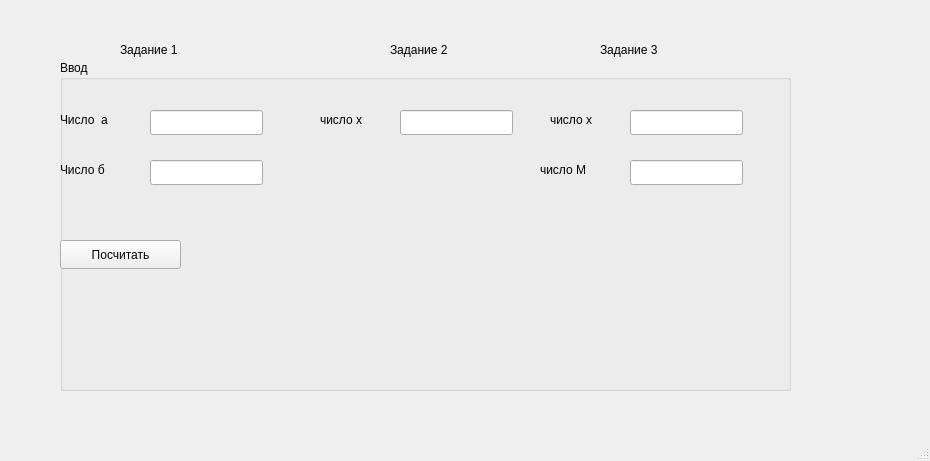
<?xml version="1.0" encoding="UTF-8"?>
<ui version="4.0">
 <class>MainWindow</class>
 <widget class="QMainWindow" name="MainWindow">
  <property name="geometry">
   <rect>
    <x>0</x>
    <y>0</y>
    <width>930</width>
    <height>461</height>
   </rect>
  </property>
  <property name="windowTitle">
   <string>MainWindow</string>
  </property>
  <widget class="QWidget" name="centralwidget">
   <widget class="QGroupBox" name="groupBox">
    <property name="geometry">
     <rect>
      <x>60</x>
      <y>60</y>
      <width>731</width>
      <height>331</height>
     </rect>
    </property>
    <property name="title">
     <string>Ввод</string>
    </property>
    <widget class="QLabel" name="label">
     <property name="geometry">
      <rect>
       <x>0</x>
       <y>50</y>
       <width>63</width>
       <height>20</height>
      </rect>
     </property>
     <property name="text">
      <string>Число  а</string>
     </property>
    </widget>
    <widget class="QLabel" name="label_2">
     <property name="geometry">
      <rect>
       <x>0</x>
       <y>100</y>
       <width>63</width>
       <height>20</height>
      </rect>
     </property>
     <property name="text">
      <string>Число б</string>
     </property>
    </widget>
    <widget class="QPushButton" name="pushButton">
     <property name="geometry">
      <rect>
       <x>0</x>
       <y>180</y>
       <width>121</width>
       <height>29</height>
      </rect>
     </property>
     <property name="text">
      <string>Посчитать</string>
     </property>
    </widget>
    <widget class="QLabel" name="OTVET">
     <property name="geometry">
      <rect>
       <x>0</x>
       <y>230</y>
       <width>63</width>
       <height>20</height>
      </rect>
     </property>
     <property name="text">
      <string/>
     </property>
    </widget>
    <widget class="QLineEdit" name="login">
     <property name="geometry">
      <rect>
       <x>90</x>
       <y>50</y>
       <width>113</width>
       <height>25</height>
      </rect>
     </property>
    </widget>
    <widget class="QLineEdit" name="pass">
     <property name="geometry">
      <rect>
       <x>90</x>
       <y>100</y>
       <width>113</width>
       <height>25</height>
      </rect>
     </property>
    </widget>
    <widget class="QLabel" name="OTVET_2">
     <property name="geometry">
      <rect>
       <x>0</x>
       <y>250</y>
       <width>63</width>
       <height>20</height>
      </rect>
     </property>
     <property name="text">
      <string/>
     </property>
    </widget>
    <widget class="QLabel" name="label_3">
     <property name="geometry">
      <rect>
       <x>260</x>
       <y>50</y>
       <width>63</width>
       <height>20</height>
      </rect>
     </property>
     <property name="text">
      <string>число x</string>
     </property>
    </widget>
    <widget class="QLineEdit" name="login_2">
     <property name="geometry">
      <rect>
       <x>340</x>
       <y>50</y>
       <width>113</width>
       <height>25</height>
      </rect>
     </property>
    </widget>
    <widget class="QLabel" name="OTVET_3">
     <property name="geometry">
      <rect>
       <x>330</x>
       <y>190</y>
       <width>63</width>
       <height>20</height>
      </rect>
     </property>
     <property name="text">
      <string/>
     </property>
    </widget>
    <widget class="QLabel" name="label_7">
     <property name="geometry">
      <rect>
       <x>490</x>
       <y>50</y>
       <width>63</width>
       <height>20</height>
      </rect>
     </property>
     <property name="text">
      <string>число x</string>
     </property>
    </widget>
    <widget class="QLineEdit" name="x">
     <property name="geometry">
      <rect>
       <x>570</x>
       <y>50</y>
       <width>113</width>
       <height>25</height>
      </rect>
     </property>
    </widget>
    <widget class="QLineEdit" name="m">
     <property name="geometry">
      <rect>
       <x>570</x>
       <y>100</y>
       <width>113</width>
       <height>25</height>
      </rect>
     </property>
    </widget>
    <widget class="QLabel" name="label_8">
     <property name="geometry">
      <rect>
       <x>480</x>
       <y>100</y>
       <width>63</width>
       <height>20</height>
      </rect>
     </property>
     <property name="text">
      <string>число М</string>
     </property>
    </widget>
    <widget class="QLabel" name="OTVET_4">
     <property name="geometry">
      <rect>
       <x>510</x>
       <y>190</y>
       <width>63</width>
       <height>20</height>
      </rect>
     </property>
     <property name="text">
      <string/>
     </property>
    </widget>
   </widget>
   <widget class="QLabel" name="label_4">
    <property name="geometry">
     <rect>
      <x>120</x>
      <y>40</y>
      <width>161</width>
      <height>20</height>
     </rect>
    </property>
    <property name="text">
     <string>Задание 1</string>
    </property>
   </widget>
   <widget class="QLabel" name="label_5">
    <property name="geometry">
     <rect>
      <x>390</x>
      <y>40</y>
      <width>161</width>
      <height>20</height>
     </rect>
    </property>
    <property name="text">
     <string>Задание 2</string>
    </property>
   </widget>
   <widget class="QLabel" name="label_6">
    <property name="geometry">
     <rect>
      <x>600</x>
      <y>40</y>
      <width>161</width>
      <height>20</height>
     </rect>
    </property>
    <property name="text">
     <string>Задание 3</string>
    </property>
   </widget>
  </widget>
  <widget class="QMenuBar" name="menubar">
   <property name="geometry">
    <rect>
     <x>0</x>
     <y>0</y>
     <width>930</width>
     <height>26</height>
    </rect>
   </property>
  </widget>
  <widget class="QStatusBar" name="statusbar"/>
 </widget>
 <resources/>
 <connections/>
</ui>
